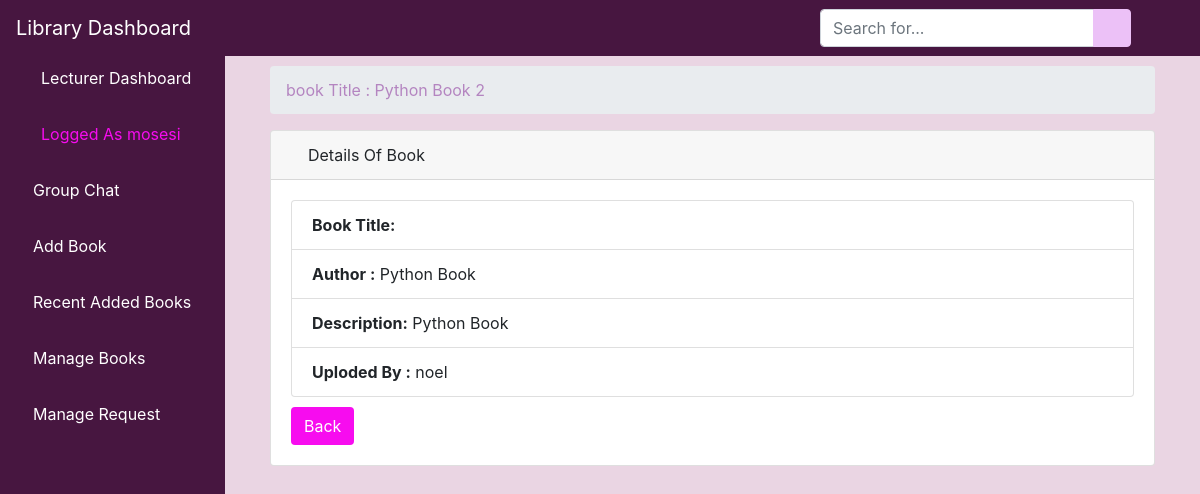
Page /lvbook/10 (signed in) on the committed database.
### bookstore/models.py (models this page shows, shortened)
class User(AbstractUser):
    is_admin = models.BooleanField(default=False)
    is_student = models.BooleanField(default=False)
    is_lecturer = models.BooleanField(default=False)
    class Meta:
        swappable = 'AUTH_USER_MODEL'

class Book(models.Model):
    title = models.CharField(max_length=100)
    author = models.CharField(max_length=100)
    year = models.CharField(max_length=100)
    publisher = models.CharField(max_length=200)
    desc = models.CharField(max_length=1000)
    uploaded_by = models.CharField(max_length=100, null=True, blank=True)
    user_id = models.CharField(max_length=100, null=True, blank=True)
    pdf = models.FileField(upload_to='bookapp/pdfs/')
    cover = models.ImageField(upload_to='bookapp/covers/', null=True, blank=True)

### bookstore/views.py (the view)
# urls.py: path('lvbook/<int:pk>', views.LViewBook.as_view(), name='lvbook'),
class LViewBook(LoginRequiredMixin,DetailView):
	model = Book
	template_name = 'lecturer/book_detail.html'

### bookstore/templates/lecturer/book_detail.html (shortened to what this page needs)
{% extends 'lecturer/base.html' %}
{% load static %}
{% block body %}
<div class="container-fluid">
        <div class="row">
          <div class="col-12 mb-3">
          <div class="col-12 mb-3">
              <div id="content-wrapper">
        <div class="container-fluid">
            <ol class="breadcrumb">
                <li class="breadcrumb-item">
                    <a style="color: #b485c0;" href="">book Title : {{ object.title }} </a>
            </ol>
            <div class="card mb-3">
                <div class="card-header">
                    <i class="fas fa-table " style="color: #b485c0;" ></i>
                    Details Of Book
                </div>
                <div class="card-body">
 <div class="row">
        <div class="col-12">
            <ul class="list-group">
              <li class="list-group-item"><strong>Book Title:</strong> {{ object.task_title }}</li>
              <li class="list-group-item"><strong>Author :</strong> {{ object.author }}</li>
              <li class="list-group-item"><strong>Description:</strong> {{ object.desc }}</li>
              <li class="list-group-item"><strong>Uploded By :</strong> {{ object.uploaded_by }}</li>
            </ul>
        </div>
    </div>
    <div class="row top-buffer" style="padding-top: 10px">
        <div class="col-12">
                <a href="{% url 'lmbook' %}"><button type="button" class="btn " style="color: rgb(255, 255, 255); background-color:rgb(247, 12, 239 )">Back</button></a>
        </div>
    </div>
          </div>
        </div>
      </div>
    </div>
{% endblock %}

### bookstore/templates/lecturer/base.html (shortened to what this page needs)
{% load static %}
<!DOCTYPE html>
<html lang="en">
<head>
    {% load static %}
    <link href="{% static 'vendor/fontawesome-free/css/all.min.css' %}" rel="stylesheet" type="text/css">
       <link rel="stylesheet" href="{% static 'assets/css/bootstrap.min.css' %}">
      <link rel="stylesheet" href="{% static 'assets/fonts/font-awesome-4.7.0/css/font-awesome.min.css' %}">
    <link href="{% static 'vendor/datatables/dataTables.bootstrap4.css' %}" rel="stylesheet">
    <link rel="stylesheet" type="text/css" href="{% static 'css/master.css' %}">
    <link href="{% static 'css/sb-admin.css' %}" rel="stylesheet">
</head>
<body id="page-top" style="background-color: #e9d3e1ee">
<nav class="navbar navbar-expand navbar-head fixed-top">
    <a class="navbar-brand mr-1 " style="color: white;" href="">Library Dashboard</a>
    <button class="btn btn-link btn-sm text-white order-1 order-sm-0" id="sidebarToggle" href="#">
        <i class="fas fa-bars"></i>
    </button>
      <form class="d-none d-md-inline-block form-inline ml-auto mr-0 mr-md-3 my-2 my-md-0" action="{% url 'lsearch' %}">
        <div class="input-group">
            <input type="text" class="form-control" name="query" placeholder="Search for..." aria-label="Search" aria-describedby="basic-addon2">
            <div class="input-group-append">
                <button class="btn btn-primary" type="submit">
                    <i class="fas fa-search"></i>
                </button>
            </div>
        </div>
    </form>
    <ul class="navbar-nav ml-auto ml-md-0">
        <li class="nav-item dropdown no-arrow">
            <a class="nav-link dropdown-toggle" style="color: #ecc1f7;"href="#" id="userDropdown" role="button" data-toggle="dropdown" aria-haspopup="true" aria-expanded="false">
                <i class="fas fa-user-circle fa-fw "></i>
            </a>
        </li>
    </ul>
</nav>
<div id="wrapper" style="padding-top: 50px">
<ul class="sidebar navbar-nav">
    <li class="nav-item active">
        <a class="nav-link" href="{% url 'lecturer' %}">
            <i class="fas fa-fw fa-tachometer-alt"></i>
            <span>Lecturer Dashboard</span>
        </a>
    </li>
    <li class="nav-item active">
        <a class="nav-link" style="color: #ecc1f7;"href="">
            <i class="fas fa-user-circle fa-fw "></i>
            <span style="color: rgb(247, 12, 239)">Logged As {{ user.username }}</span>
        </a>
    </li>
      <li class="nav-item">
        <a class="nav-link" style="color: #ecc1f7;"href="{% url 'llchat' %}">
            <i class="fas fa-book "></i>
            <span style="color: white">Group Chat</span>
        </a>
    </li>
        <li class="nav-item">
        <a class="nav-link" style="color: #ecc1f7;"href="{% url 'labook_form' %}">
            <i class="fas fa-book "></i>
            <span style="color: white">Add Book</span>
        </a>
    </li>
    <li class="nav-item">
        <a class="nav-link" style="color: #ecc1f7;" href="{% url 'llbook' %}">
            <i class="fas fa-book "></i>
            <span style="color: white">Recent Added Books</span>
        </a>
    </li>
      <li class="nav-item">
        <a class="nav-link" style="color: #ecc1f7;" href="{% url 'lmbook' %}">
            <i class="fas fa-book "></i>
            <span style="color: white">Manage Books</span>
        </a>
    </li>
     <li class="nav-item">
        <a class="nav-link" style="color: #ecc1f7;" href="{% url 'lmrequest' %}">
            <i class="fas fa-book "></i>
            <span style="color: white">Manage Request</span>
        </a>
    </li>
</ul>
    {% block body %}{% endblock %}
</div>

### static/css/master.css (style rules this page uses)
html { scroll-behavior: smooth; }
li { list-style-type: none; }

### bookstore/templates/lecturer/base.html (style rules this page uses)
body { display: flex; flex-direction: column; min-height: 100vh; }
.navbar-head { background-color: rgb(71, 22, 64); }
.sidebar { background-color: rgb(71, 22, 64) !important; }
.btn-primary, .btn-primary:hover, .btn-primary:active, .btn-primary:visited { background-color: #ecc1f7 !important; border-color: #ecc1f7 !important; }

### rows in the picture
User: username "mosesi"
Book: title "Python Book 2", author "Python Book", desc "Python Book", uploaded_by "noel"
